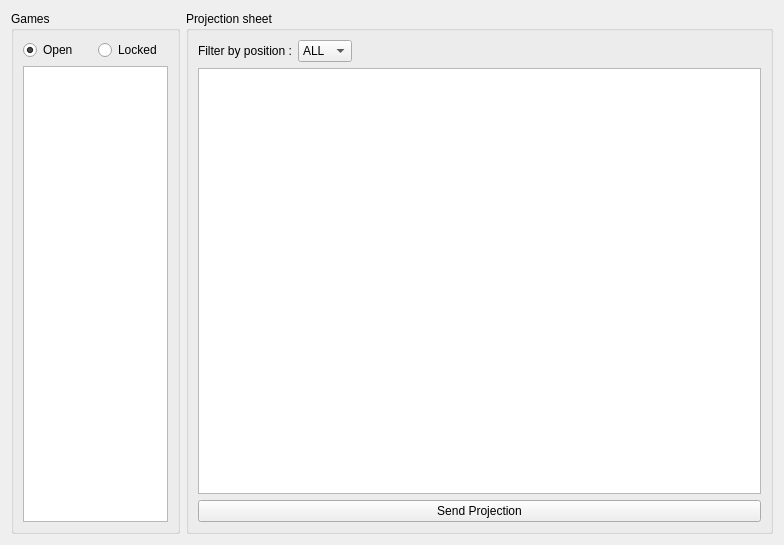
<?xml version="1.0" encoding="UTF-8"?>
<ui version="4.0">
 <class>CurrentWeekWidget</class>
 <widget class="QWidget" name="CurrentWeekWidget">
  <property name="geometry">
   <rect>
    <x>0</x>
    <y>0</y>
    <width>784</width>
    <height>545</height>
   </rect>
  </property>
  <property name="windowTitle">
   <string>Form</string>
  </property>
  <layout class="QGridLayout" name="gridLayout_2">
   <item row="0" column="0">
    <widget class="QGroupBox" name="groupBox">
     <property name="maximumSize">
      <size>
       <width>180</width>
       <height>16777215</height>
      </size>
     </property>
     <property name="title">
      <string>Games</string>
     </property>
     <layout class="QGridLayout" name="gridLayout">
      <item row="0" column="0">
       <widget class="QRadioButton" name="myOpenGamesRb">
        <property name="autoFillBackground">
         <bool>false</bool>
        </property>
        <property name="text">
         <string>Open</string>
        </property>
        <property name="checked">
         <bool>true</bool>
        </property>
        <attribute name="buttonGroup">
         <string notr="true">myGamesOptionsGroup</string>
        </attribute>
       </widget>
      </item>
      <item row="0" column="1">
       <widget class="QRadioButton" name="myLockedGamesRb">
        <property name="autoFillBackground">
         <bool>false</bool>
        </property>
        <property name="text">
         <string>Locked</string>
        </property>
        <attribute name="buttonGroup">
         <string notr="true">myGamesOptionsGroup</string>
        </attribute>
       </widget>
      </item>
      <item row="1" column="0" colspan="2">
       <widget class="QListView" name="myGamesListView">
        <property name="selectionMode">
         <enum>QAbstractItemView::SingleSelection</enum>
        </property>
        <property name="selectionBehavior">
         <enum>QAbstractItemView::SelectRows</enum>
        </property>
       </widget>
      </item>
     </layout>
    </widget>
   </item>
   <item row="0" column="1">
    <widget class="QGroupBox" name="groupBox_2">
     <property name="title">
      <string>Projection sheet</string>
     </property>
     <layout class="QGridLayout" name="gridLayout_3">
      <item row="0" column="0">
       <widget class="QLabel" name="label">
        <property name="text">
         <string>Filter by position :</string>
        </property>
       </widget>
      </item>
      <item row="0" column="1">
       <widget class="QComboBox" name="myPositionComboBox">
        <item>
         <property name="text">
          <string>ALL</string>
         </property>
        </item>
        <item>
         <property name="text">
          <string>QB</string>
         </property>
        </item>
        <item>
         <property name="text">
          <string>RB</string>
         </property>
        </item>
        <item>
         <property name="text">
          <string>WR</string>
         </property>
        </item>
        <item>
         <property name="text">
          <string>TE</string>
         </property>
        </item>
        <item>
         <property name="text">
          <string>K</string>
         </property>
        </item>
        <item>
         <property name="text">
          <string>DEF</string>
         </property>
        </item>
       </widget>
      </item>
      <item row="0" column="2">
       <spacer name="horizontalSpacer">
        <property name="orientation">
         <enum>Qt::Horizontal</enum>
        </property>
        <property name="sizeHint" stdset="0">
         <size>
          <width>414</width>
          <height>20</height>
         </size>
        </property>
       </spacer>
      </item>
      <item row="1" column="0" colspan="3">
       <widget class="QTableView" name="myProjectionTableView">
        <property name="selectionMode">
         <enum>QAbstractItemView::SingleSelection</enum>
        </property>
        <property name="selectionBehavior">
         <enum>QAbstractItemView::SelectItems</enum>
        </property>
        <property name="sortingEnabled">
         <bool>true</bool>
        </property>
        <attribute name="verticalHeaderVisible">
         <bool>false</bool>
        </attribute>
       </widget>
      </item>
      <item row="2" column="0" colspan="3">
       <widget class="QPushButton" name="mySendProjectionButton">
        <property name="text">
         <string>Send Projection</string>
        </property>
       </widget>
      </item>
     </layout>
    </widget>
   </item>
  </layout>
 </widget>
 <resources/>
 <connections/>
 <buttongroups>
  <buttongroup name="myGamesOptionsGroup"/>
 </buttongroups>
</ui>
